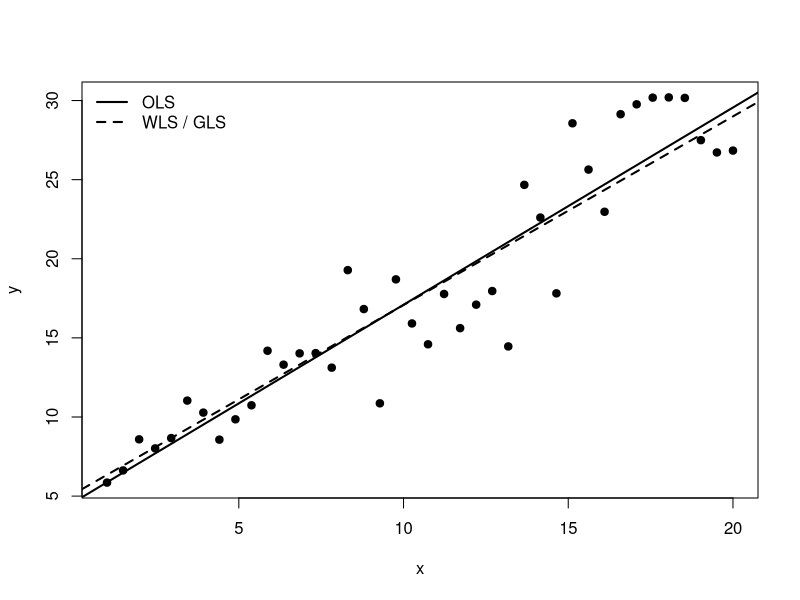
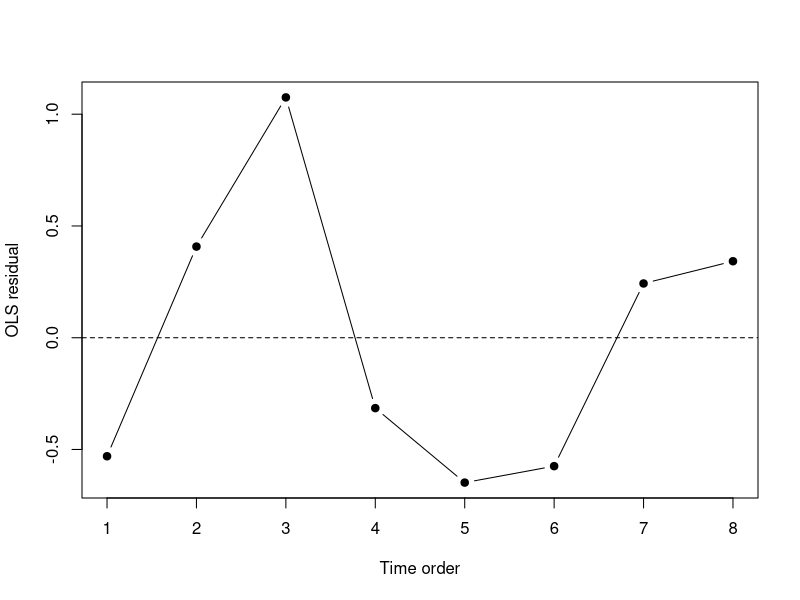

Write R code to recreate these figures, in order.
## ---- chunk 1
set.seed(123)
n <- 40
x <- seq(1, 20, length.out = n)
v <- 0.3 + 0.08 * x^2
y <- 5 + 1.2 * x + rnorm(n, sd = sqrt(v))

dat <- data.frame(y = y, x = x, v = v)

fit_ols <- lm(y ~ x, data = dat)
fit_wls <- lm(y ~ x, data = dat, weights = 1 / v)

summary(fit_ols)
summary(fit_wls)
## ---- chunk 2
plot(dat$x, dat$y, pch = 19, xlab = "x", ylab = "y")
abline(fit_ols, lwd = 2)
abline(fit_wls, lwd = 2, lty = 2)
legend("topleft",
       legend = c("OLS", "WLS / GLS"),
       lty = c(1, 2),
       lwd = 2,
       bty = "n")
## ---- chunk 3
set.seed(456)
n2 <- 8
x2 <- seq(1, n2)
X <- cbind(1, x2)

rho <- 0.6
V <- outer(1:n2, 1:n2, function(i, j) rho^abs(i - j))
beta_true <- c(2, 1.5)

eps <- t(chol(V)) %*% rnorm(n2)
y2 <- as.vector(X %*% beta_true + eps)

Y <- matrix(y2, ncol = 1)

beta_gls <- solve(t(X) %*% solve(V) %*% X) %*% t(X) %*% solve(V) %*% Y
beta_ols <- solve(t(X) %*% X) %*% t(X) %*% Y

beta_gls
beta_ols
## ---- chunk 4
A <- solve(chol(V))
Y_tilde <- A %*% Y
X_tilde <- A %*% X

beta_transformed <- solve(t(X_tilde) %*% X_tilde) %*% t(X_tilde) %*% Y_tilde
beta_transformed
## ---- chunk 5
fit_ols2 <- lm(y2 ~ x2)

plot(x2, resid(fit_ols2), type = "b", pch = 19,
     xlab = "Time order", ylab = "OLS residual")
abline(h = 0, lty = 2)
## ---- chunk 6
set.seed(789)
group <- rep(1:10, each = 3)
x3 <- rnorm(length(group))
u <- rnorm(10, sd = 1.2)
eps3 <- rep(u, each = 3) + rnorm(length(group), sd = 0.5)
y3 <- 4 + 2 * x3 + eps3

dat3 <- data.frame(y = y3, x = x3, group = factor(group))
fit3 <- lm(y ~ x, data = dat3)
summary(fit3)
